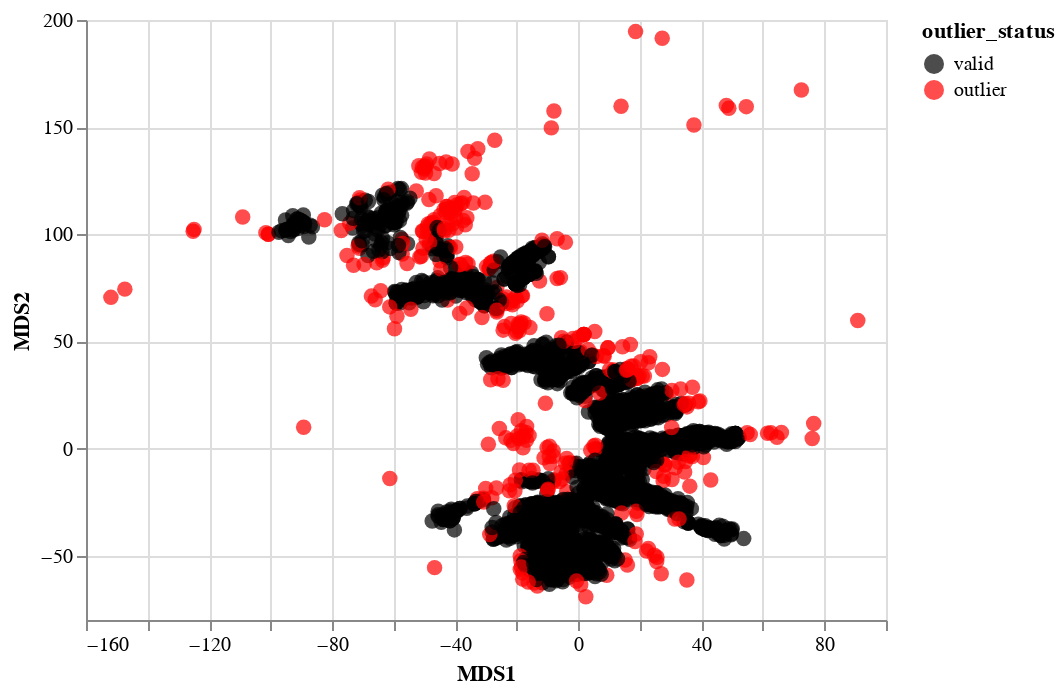

Notebook cell for this chart:
### Code cell
alt.data_transformers.disable_max_rows()
list_of_chart = scatterplot_with_tooltip_interactive(MDS_df_full, 'mds1','mds2',"MDS1", "MDS2", 'outlier_status:N', "outlier_status:N", domain, range_)
list_of_chart

### Figure 1 — Vega-Lite specification as saved in the notebook (floating-point values rounded to 4 significant figures; data arrays with more than 128 entries replaced by an {"elided": "..."} marker saying what was removed)
{"config": {"view": {"continuousWidth": 400, "continuousHeight": 300}}, "data": {"name": "data-64cdadc9715486cb8646411bb8545c71"}, "mark": {"type": "circle", "size": 60}, "encoding": {"color": {"type": "nominal", "field": "outlier_status", "scale": {"domain": ["valid", "outlier"], "range": ["#000000", "#FF0000"]}}, "tooltip": {"type": "nominal", "field": "outlier_status"}, "x": {"type": "quantitative", "field": "mds1", "title": "MDS1"}, "y": {"type": "quantitative", "field": "mds2", "title": "MDS2"}}, "selection": {"selector016": {"type": "interval", "bind": "scales", "encodings": ["x", "y"]}}, "$schema": "https://vega.github.io/schema/vega-lite/v4.8.1.json", "datasets": {"data-64cdadc9715486cb8646411bb8545c71": {"elided": "5866 records"}}}
